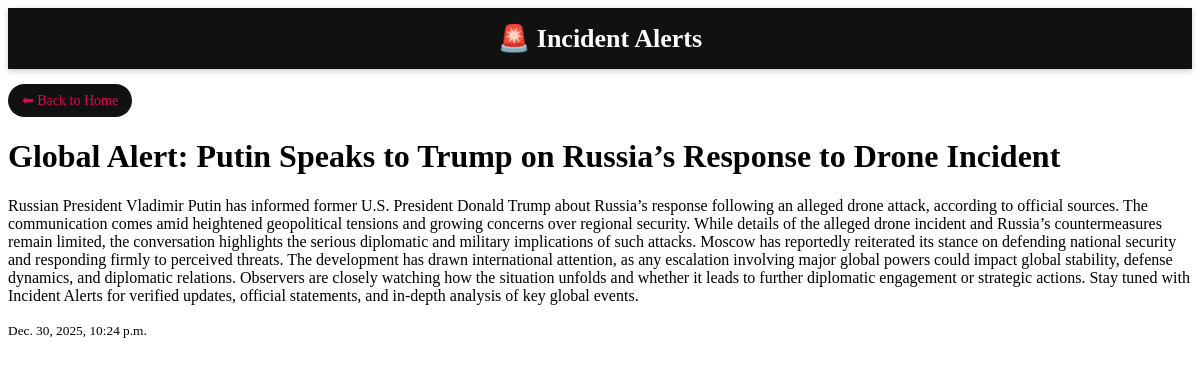
The app's page /global-alert-putin-speaks-to-trump-on-russias-resp/ with its own data.
### incidents/models.py (models this page shows, shortened)
class Incident(models.Model):
    STATUS_CHOICES = (
        ("active", "Active"),
        ("published", "Published"),
        ("inactive", "Inactive"),
    )
    title = models.CharField(max_length=255)
    slug = models.SlugField(unique=True)
    description = models.TextField()
    image = models.ImageField(upload_to="incidents/", blank=True, null=True)
    category = models.ForeignKey(
        Category,
        related_name="incidents",   # ✅ VERY IMPORTANT
        on_delete=models.SET_NULL,
        null=True,
        blank=True
    )
    status = models.CharField(
        max_length=20,
        choices=STATUS_CHOICES,
        default="active"
    )
    is_top = models.BooleanField(default=False)
    is_published = models.BooleanField(default=True)
    created_at = models.DateTimeField(auto_now_add=True)

### incidents/views.py (the view)
# urls.py: path("<slug:slug>/", views.incident_detail, name="incident_detail"),
def incident_detail(request, slug):
    incident = get_object_or_404(Incident, slug=slug, is_published=True)
    return render(request, "incidents/detail.html", {
        "incident": incident
    })

### incidents/templates/incidents/detail.html (shortened to what this page needs)
<!DOCTYPE html>
<html>
<head>
</head>
<body>
<header>
    <div class="container header-bar">
        <h1>🚨 Incident Alerts</h1>
    </div>
</header>
<div style="margin:15px 0;">
        <a href="/" style="
            display:inline-block;
            padding:8px 14px;
            background:#111;
            color:rgb(233, 3, 80);
            border-radius:20px;
            text-decoration:none;
            font-size:14px;
        ">
            ⬅ Back to Home
        </a>
    </div>
<h1>{{ incident.title }}</h1>
<p>{{ incident.description }}</p>
<p><small>{{ incident.created_at }}</small></p>
<br><br>
</body>
</html>

### incidents/templates/incidents/detail.html (style rules this page uses)
header { background: #111; color: white; padding: 15px 20px; position: sticky; top: 0; z-index: 1000; box-shadow: 0 2px 6px rgba(0,0,0,0.2); }
header .container { display: flex; justify-content: center; align-items: center; }
header h1 { margin: 0; font-size: 26px; text-align: center; }
.container { width: 90%; max-width: 1100px; margin: auto; }
.header-bar { display: flex; align-items: center; gap: 15px; }

### records on screen
Incident: title "Global Alert: Putin Speaks to Trump on Russia’s Response to Drone Incident", description "Russian President Vladimir Putin has informed former U.S. President Donald Trump about Russia’s response following an alleged drone attack, according to official sources. The communication comes amid heightened geopolitical tensions and growing concerns over regional security. While details of the alleged drone incident and Russia’s countermeasures remain limited, the conversation highlights the serious diplomatic and military implications of such attacks. Moscow has reportedly reiterated its stance on defending national security and responding firmly to perceived threats. The development has drawn international attention, as any escalation involving major global powers could impact global…", created_at "Dec. 30, 2025, 10:24 p.m."
